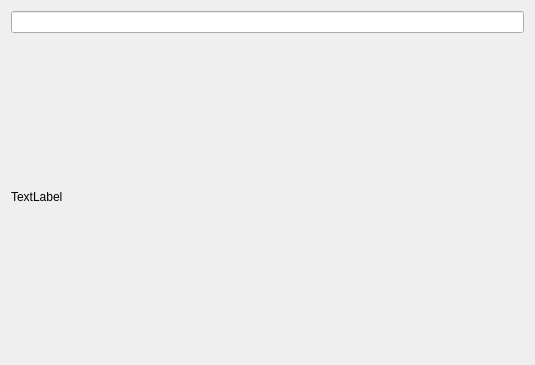
<?xml version="1.0" encoding="UTF-8"?>
<ui version="4.0">
 <class>Form</class>
 <widget class="QWidget" name="Form">
  <property name="geometry">
   <rect>
    <x>0</x>
    <y>0</y>
    <width>535</width>
    <height>365</height>
   </rect>
  </property>
  <property name="windowTitle">
   <string>Form</string>
  </property>
  <layout class="QGridLayout" name="gridLayout">
   <item row="0" column="0">
    <widget class="QLineEdit" name="lineEdit"/>
   </item>
   <item row="1" column="0">
    <widget class="QLabel" name="label">
     <property name="text">
      <string>TextLabel</string>
     </property>
    </widget>
   </item>
  </layout>
 </widget>
 <resources/>
 <connections/>
</ui>
